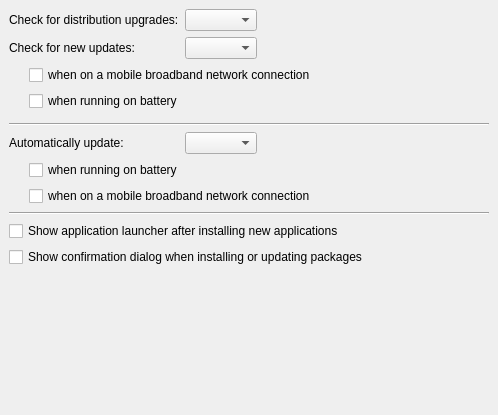
<?xml version="1.0" encoding="UTF-8"?>
<ui version="4.0">
 <class>Settings</class>
 <widget class="QWidget" name="Settings">
  <property name="geometry">
   <rect>
    <x>0</x>
    <y>0</y>
    <width>498</width>
    <height>415</height>
   </rect>
  </property>
  <property name="windowTitle">
   <string>Settings</string>
  </property>
  <layout class="QGridLayout" name="gridLayout_2">
   <property name="verticalSpacing">
    <number>0</number>
   </property>
   <property name="margin">
    <number>0</number>
   </property>
   <item row="1" column="0">
    <widget class="QStackedWidget" name="stackedWidget">
     <property name="currentIndex">
      <number>0</number>
     </property>
     <widget class="QWidget" name="page">
      <layout class="QGridLayout" name="gridLayout_3">
       <property name="margin">
        <number>0</number>
       </property>
       <item row="0" column="0">
        <widget class="QWidget" name="widget" native="true">
         <layout class="QHBoxLayout" name="horizontalLayout">
          <item>
           <layout class="QFormLayout" name="formLayout_2">
            <property name="fieldGrowthPolicy">
             <enum>QFormLayout::ExpandingFieldsGrow</enum>
            </property>
            <item row="1" column="1">
             <widget class="KComboBox" name="distroIntervalCB"/>
            </item>
            <item row="2" column="0">
             <widget class="QLabel" name="intervalL">
              <property name="sizePolicy">
               <sizepolicy hsizetype="Fixed" vsizetype="Preferred">
                <horstretch>0</horstretch>
                <verstretch>0</verstretch>
               </sizepolicy>
              </property>
              <property name="text">
               <string>Check for new updates:</string>
              </property>
              <property name="buddy">
               <cstring>intervalCB</cstring>
              </property>
             </widget>
            </item>
            <item row="2" column="1">
             <widget class="KComboBox" name="intervalCB">
              <property name="sizePolicy">
               <sizepolicy hsizetype="Fixed" vsizetype="Fixed">
                <horstretch>0</horstretch>
                <verstretch>0</verstretch>
               </sizepolicy>
              </property>
              <property name="currentIndex">
               <number>-1</number>
              </property>
             </widget>
            </item>
            <item row="3" column="0" colspan="2">
             <layout class="QGridLayout" name="gridLayout_4">
              <item row="0" column="0" rowspan="3">
               <spacer name="horizontalSpacer_3">
                <property name="orientation">
                 <enum>Qt::Horizontal</enum>
                </property>
                <property name="sizeType">
                 <enum>QSizePolicy::Fixed</enum>
                </property>
                <property name="sizeHint" stdset="0">
                 <size>
                  <width>20</width>
                  <height>20</height>
                 </size>
                </property>
               </spacer>
              </item>
              <item row="0" column="1">
               <widget class="QCheckBox" name="checkUpdatesMobileCB">
                <property name="text">
                 <string>when on a mobile broadband network connection</string>
                </property>
               </widget>
              </item>
              <item row="1" column="1">
               <widget class="QCheckBox" name="checkUpdatesBatteryCB">
                <property name="text">
                 <string>when running on battery</string>
                </property>
               </widget>
              </item>
             </layout>
            </item>
            <item row="4" column="0" colspan="2">
             <widget class="Line" name="line">
              <property name="orientation">
               <enum>Qt::Horizontal</enum>
              </property>
             </widget>
            </item>
            <item row="5" column="0">
             <widget class="QLabel" name="autoInsL">
              <property name="enabled">
               <bool>true</bool>
              </property>
              <property name="text">
               <string>Automatically update:</string>
              </property>
              <property name="buddy">
               <cstring>autoCB</cstring>
              </property>
             </widget>
            </item>
            <item row="5" column="1">
             <widget class="KComboBox" name="autoCB">
              <property name="enabled">
               <bool>true</bool>
              </property>
             </widget>
            </item>
            <item row="6" column="0" colspan="2">
             <layout class="QGridLayout" name="gridLayout_5">
              <item row="0" column="0" rowspan="2">
               <spacer name="horizontalSpacer_4">
                <property name="orientation">
                 <enum>Qt::Horizontal</enum>
                </property>
                <property name="sizeType">
                 <enum>QSizePolicy::Fixed</enum>
                </property>
                <property name="sizeHint" stdset="0">
                 <size>
                  <width>20</width>
                  <height>20</height>
                 </size>
                </property>
               </spacer>
              </item>
              <item row="0" column="1">
               <widget class="QCheckBox" name="installUpdatesBatteryCB">
                <property name="text">
                 <string>when running on battery</string>
                </property>
               </widget>
              </item>
              <item row="1" column="1">
               <widget class="QCheckBox" name="installUpdatesMobileCB">
                <property name="text">
                 <string>when on a mobile broadband network connection</string>
                </property>
               </widget>
              </item>
             </layout>
            </item>
            <item row="7" column="0" colspan="2">
             <widget class="Line" name="line_2">
              <property name="orientation">
               <enum>Qt::Horizontal</enum>
              </property>
             </widget>
            </item>
            <item row="8" column="0" colspan="2">
             <widget class="QCheckBox" name="appLauncherCB">
              <property name="text">
               <string>Show application launcher after installing new applications</string>
              </property>
             </widget>
            </item>
            <item row="9" column="0" colspan="2">
             <widget class="QCheckBox" name="autoConfirmCB">
              <property name="text">
               <string>Show confirmation dialog when installing or updating packages</string>
              </property>
             </widget>
            </item>
            <item row="1" column="0">
             <widget class="QLabel" name="label">
              <property name="text">
               <string>Check for distribution upgrades:</string>
              </property>
             </widget>
            </item>
           </layout>
          </item>
         </layout>
        </widget>
       </item>
      </layout>
     </widget>
     <widget class="QWidget" name="page_2">
      <layout class="QGridLayout" name="gridLayout">
       <property name="margin">
        <number>0</number>
       </property>
       <item row="0" column="0" colspan="3">
        <widget class="QTreeView" name="originTV">
         <property name="editTriggers">
          <set>QAbstractItemView::NoEditTriggers</set>
         </property>
         <property name="showDropIndicator" stdset="0">
          <bool>false</bool>
         </property>
         <property name="rootIsDecorated">
          <bool>false</bool>
         </property>
         <property name="itemsExpandable">
          <bool>false</bool>
         </property>
         <property name="sortingEnabled">
          <bool>true</bool>
         </property>
         <property name="expandsOnDoubleClick">
          <bool>false</bool>
         </property>
        </widget>
       </item>
       <item row="1" column="0">
        <widget class="QCheckBox" name="showOriginsCB">
         <property name="text">
          <string>&amp;Show origins of debug and development packages</string>
         </property>
        </widget>
       </item>
       <item row="1" column="1">
        <spacer name="horizontalSpacer">
         <property name="orientation">
          <enum>Qt::Horizontal</enum>
         </property>
         <property name="sizeHint" stdset="0">
          <size>
           <width>40</width>
           <height>20</height>
          </size>
         </property>
        </spacer>
       </item>
       <item row="1" column="2">
        <widget class="QPushButton" name="editOriginsPB">
         <property name="text">
          <string>Edit Origins</string>
         </property>
        </widget>
       </item>
      </layout>
     </widget>
    </widget>
   </item>
   <item row="0" column="0">
    <widget class="KMessageWidget" name="messageWidget" native="true"/>
   </item>
  </layout>
 </widget>
 <customwidgets>
  <customwidget>
   <class>KComboBox</class>
   <extends>QComboBox</extends>
   <header>kcombobox.h</header>
  </customwidget>
  <customwidget>
   <class>KMessageWidget</class>
   <extends>QWidget</extends>
   <header>KMessageWidget</header>
   <container>1</container>
  </customwidget>
 </customwidgets>
 <resources/>
 <connections/>
</ui>
